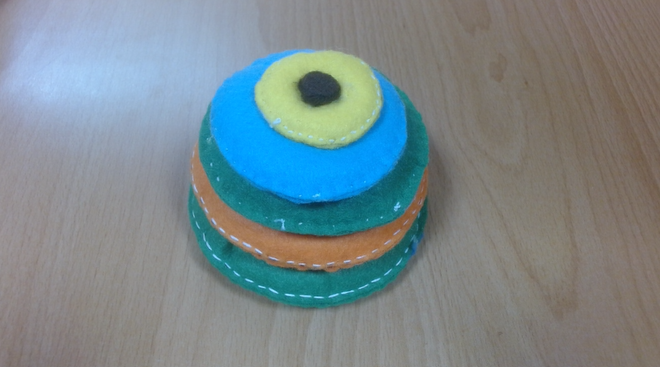
#> input picture summer_vacation/tower/1.png, 660 x 367 px, given in place of the camera
$ python tower.py
#> lines starting #> are read from the running program, lines starting #| are printed output that depends on the picture; after the words box and inside, x2 and y2 are one past the last pixel; in counts of white or black regions, pixels touching at a corner belong together
# 用 OpenCV 攝影機即時進行顏色區塊檢測
import cv2
import numpy as np


def camera_color_block_detection():
    # 開啟攝影機 (預設攝影機索引為 0)
    cap = cv2.VideoCapture(0)

    if not cap.isOpened():
        print("無法開啟攝影機")
        return

    print("攝影機已開啟，按 'q' 或 'Q' 退出")

    while True:
        # 讀取攝影機畫面
        ret, frame = cap.read()
#> frame is the input picture: shape (367, 660, 3); mean B, G, R 140.4, 136.2, 121.4

        if not ret:
            print("無法從攝影機讀取畫面")
            break

        # 轉換為 HSV 色彩空間，更適合顏色分割
        hsv = cv2.cvtColor(frame, cv2.COLOR_BGR2HSV)
#> hsv: shape (367, 660, 3); mean H, S, V 57.7, 59.6, 151.2

        # 增強對比度和飽和度
        hsv[:, :, 1] = cv2.multiply(hsv[:, :, 1], 1.3)  # 增強飽和度
#> hsv: shape (367, 660, 3); mean H, S, V 57.7, 72.6, 151.2
        hsv[:, :, 2] = cv2.multiply(hsv[:, :, 2], 1.1)  # 略微增強亮度
#> hsv: shape (367, 660, 3); mean H, S, V 57.7, 72.6, 165.2
        hsv = np.clip(hsv, 0, 255).astype(np.uint8)

        # 高斯模糊去除雜訊
        blur = cv2.GaussianBlur(hsv, (5, 5), 0)
#> blur: shape (367, 660, 3); mean H, S, V 57.7, 72.6, 165.2

        # 定義主要顏色範圍 (HSV) - 提高對比度和飽和度要求
        color_ranges = {
            "Orange": [(11, 120, 120), (22, 255, 255)],  # 縮小範圍，提高飽和度
            "Yellow": [(23, 150, 150), (35, 255, 255)],  # 提高飽和度和亮度要求
            "Green": [(36, 80, 80), (85, 255, 255)],
            "Cyan": [(86, 80, 80), (100, 255, 255)],
            "Blue": [(101, 80, 80), (130, 255, 255)],
            "Purple": [(131, 80, 80), (170, 255, 255)],
            "Pink": [(171, 80, 80), (179, 255, 255)],
        }

        total_blocks = 0
        result_frame = frame.copy()

        # 對每種顏色進行檢測
        for color_name, (lower, upper) in color_ranges.items():
            # 建立顏色遮罩
            mask = cv2.inRange(blur, np.array(lower), np.array(upper))

            # 形態學操作：先開運算去雜訊，再閉運算填補空洞
            kernel = np.ones((5, 5), np.uint8)
            mask = cv2.morphologyEx(mask, cv2.MORPH_OPEN, kernel)
            mask = cv2.morphologyEx(mask, cv2.MORPH_CLOSE, kernel)

            # 尋找輪廓
            contours, _ = cv2.findContours(
                mask, cv2.RETR_EXTERNAL, cv2.CHAIN_APPROX_SIMPLE
            )

            # 過濾掉太小的區域
            min_area = 700  # 最小面積閾值
            valid_contours = [
                cnt for cnt in contours if cv2.contourArea(cnt) > min_area
            ]

            if valid_contours:
                # 在影像上繪製輪廓和標籤
                cv2.drawContours(result_frame, valid_contours, -1, (0, 255, 0), 2)

                for i, cnt in enumerate(valid_contours):
                    # 獲取輪廓的邊界框
                    x, y, w, h = cv2.boundingRect(cnt)
                    # 在輪廓上標註顏色名稱和編號
                    cv2.putText(
                        result_frame,
                        f"{color_name}#{i+1}",
                        (x, y - 10),
                        cv2.FONT_HERSHEY_SIMPLEX,
                        0.6,
                        (255, 255, 255),
                        2,
                    )

                total_blocks += len(valid_contours)
#> this loop made 7 passes
#> total_blocks on passes 1, 3, 4, 5: 1, 2, 4, 5
#> pass 1, in camera_color_block_detection, `mask = cv2.inRange(blur, np.array(lower), np.array(upper))`:
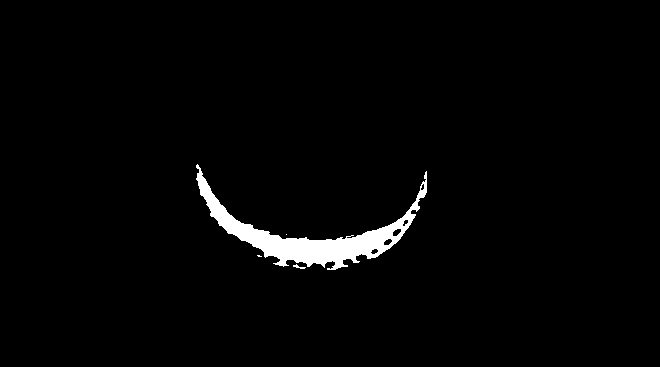
#> mask: shape (367, 660); 2.1% white; 4 white regions (2 under 20 px), largest, box (x1, y1, x2, y2) and area: (196, 164, 427, 270) 5059, (293, 264, 306, 269) 27
#> pass 1, in camera_color_block_detection, `mask = cv2.morphologyEx(mask, cv2.MORPH_OPEN, kernel)`:
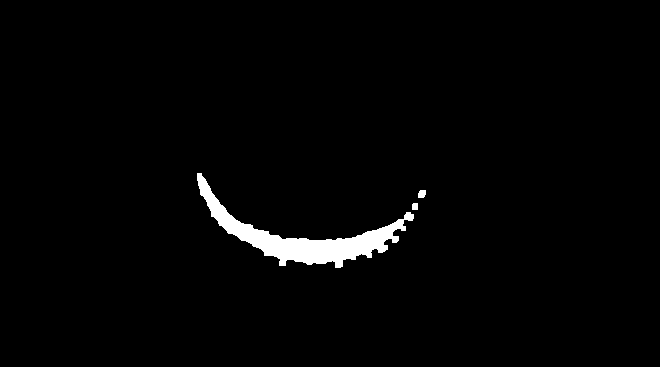
#> mask: shape (367, 660); 1.9% white; 3 white regions, box (x1, y1, x2, y2) and area: (197, 173, 414, 268) 4561, (418, 190, 426, 198) 56, (412, 203, 418, 210) 41
#> pass 2, in camera_color_block_detection, `mask = cv2.inRange(blur, np.array(lower), np.array(upper))`:
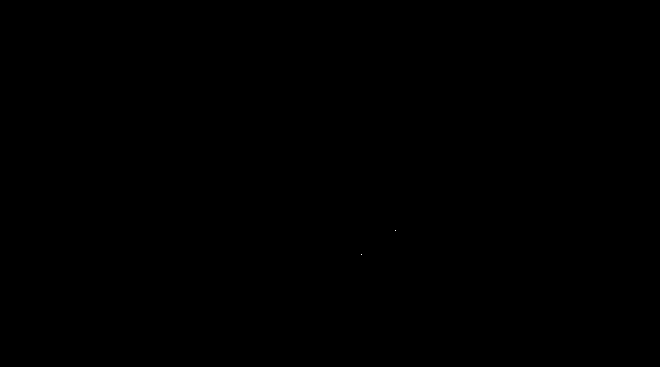
#> mask: shape (367, 660); 0% white in thin lines or dots, all inside (x1, y1, x2, y2) = (361, 230, 396, 255)
#> after the loop: mask: shape (367, 660); every value is 0
#> after the loop:
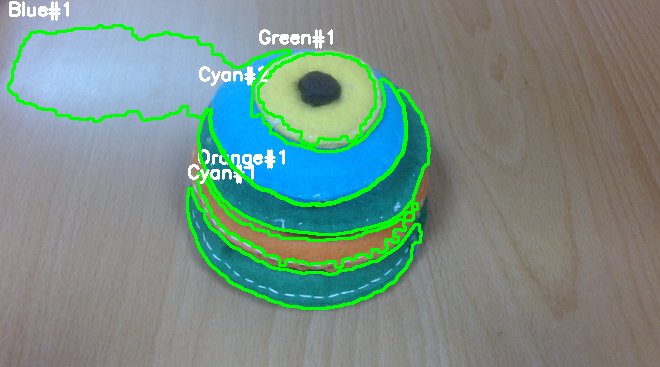
#> result_frame: shape (367, 660, 3); 5.81% of pixels changed, all inside (x1, y1, x2, y2) = (7, 1, 431, 310)
#> after the loop, total_blocks = 5

        # 在畫面上顯示總區塊數
        cv2.putText(
            result_frame,
            f"Total Color Blocks: {total_blocks}",
            (10, 30),
            cv2.FONT_HERSHEY_SIMPLEX,
            1,
            (0, 255, 0),
            2,
        )
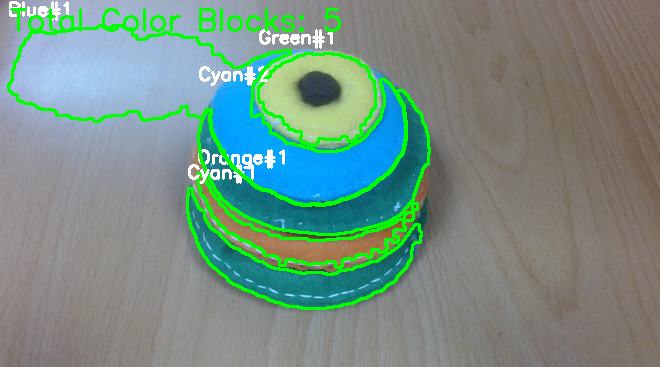
#> result_frame: shape (367, 660, 3); 0.83% of pixels changed, all inside (x1, y1, x2, y2) = (10, 8, 341, 32)
        # 邊緣檢測
        gray = cv2.cvtColor(frame, cv2.COLOR_BGR2GRAY)
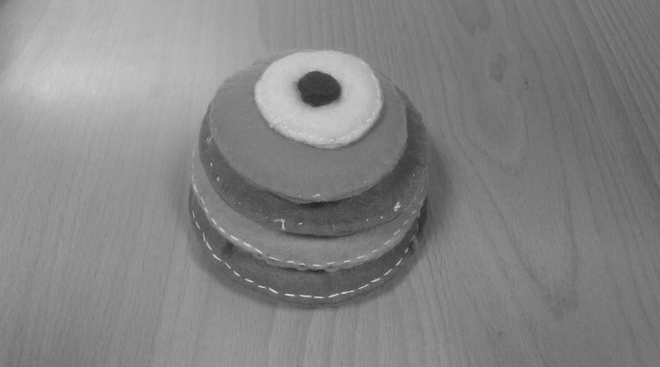
#> gray: shape (367, 660); min 40, max 218, mean 132.2
        edges = cv2.Canny(gray, 50, 200)
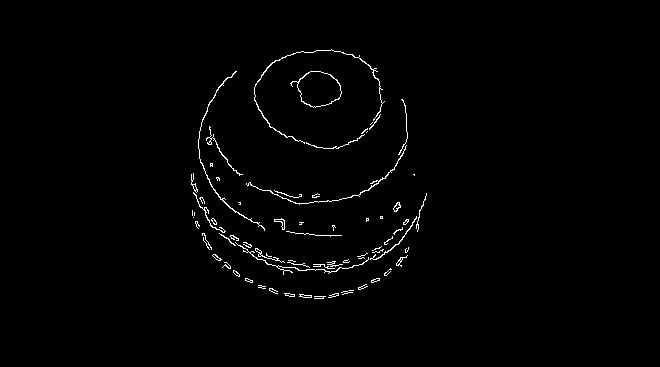
#> edges: shape (367, 660); 1.2% white in thin lines or dots, all inside (x1, y1, x2, y2) = (191, 49, 427, 299)
        cv2.imshow("Edges", edges)
        cv2.imshow("Color Block Detection", result_frame)

        # 按 'q' 或 'Q' 退出
        key = cv2.waitKey(1) & 0xFF
#> (key q is pressed here)
        if key in [ord("q"), ord("Q")]:
            break

    # 釋放攝影機資源
    cap.release()
    cv2.destroyAllWindows()


if __name__ == "__main__":
    camera_color_block_detection()
